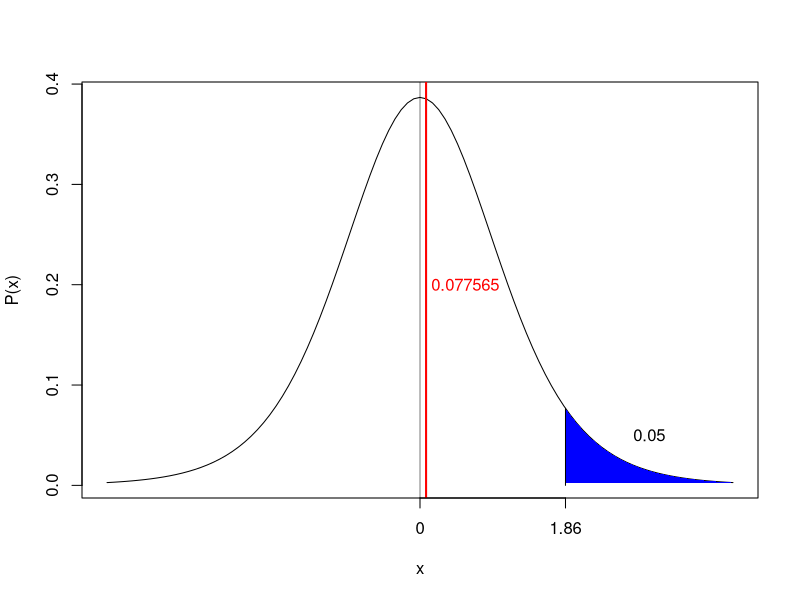
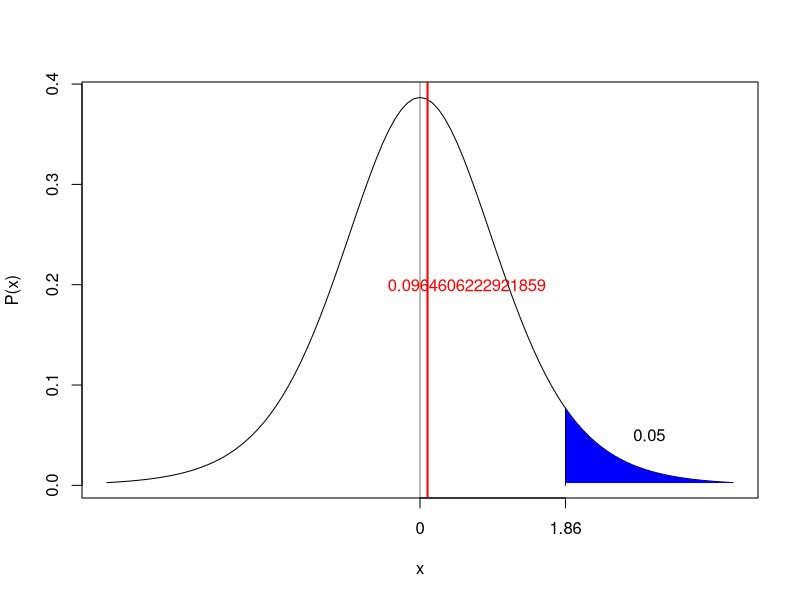

Here is the R script that generated these plots, in order:
## ---- chunk 1
knitr::opts_chunk$set(echo = TRUE)
## ---- chunk 2
df = data.frame(before=c(85,70,40,65,80,75,55,20,70), after=c(75,50,50,40,20,65,40,25,30))
df
## ---- chunk 3
t_crit <- qt(1-0.05, 8)
t_stat <- pt(0.666667, 8, lower.tail=FALSE)
t_crit
t_stat
## ---- chunk 4
#' Credit: Volodymyr Orlov
#' modified by MSDS SMU
#' https://github.com/VolodymyrOrlov/MSDS6371/blob/master/shade.r
#' Draws a t-distribution curve and shades rejection regions
#' 
#' @param df degrees of freedom.
#' @param alpha significance level
#' @param h0 null hypothesis value
#' @param sides one of: both, left, right
#' @param t_calc calculated test statistics
#' @examples
#' shade(49, 0.05, 0, t_calc=1.1)
#' shade(91, 0.05, 0, t_calc=NULL, sides = 'right')
#' shade(7, 0.05, 0, t_calc=1.5, sides = 'left')
#' shade(7, 0.05, 0, t_calc=1.5, sides = 'both')

shade <- function(df, alpha, h0 = 0, sides='both', t_calc=NULL) {
  e_alpha = alpha
  if(sides == 'both'){
    e_alpha = alpha / 2
  }
  cv = abs(qt(e_alpha, df))
  curve(dt(x, df), from = -4, to = 4, ylab='P(x)', xaxt='n') 
  abline(v = 0, col = "black", lwd = 0.5)
  labels = h0
  at = 0
  if(sides == 'both' | sides == 'left'){
    x <- seq(-4, -abs(cv), len = 100) 
    y <- dt(x, df)
    polygon(c(x, -abs(cv)), c(y, min(y)), col = "blue", border = NA)
    lines(c(-cv, -cv), c(0, dt(-cv, df)), col = "black", lwd = 1)
    text(-cv - (4 - cv) / 2, 0.05, e_alpha)
    labels = c(round(-cv, 3), labels)
    at = c(-cv, at)
  }
  if(sides == 'both' | sides == 'right'){
    x <- seq(abs(cv), 4, len = 100)
    y <- dt(x, df)
    polygon(c(abs(cv), x), c(min(y), y), col = "blue", border = NA)
    lines(c(cv, cv), c(0, dt(cv, df)), col = "black", lwd = 1)
    text(cv + (4 - cv) / 2, 0.05, e_alpha)
    labels = c(labels, round(cv, 3))
    at = c(at, cv)
  }
  if(is.numeric(t_calc)){
    abline(v = t_calc, col = "red", lwd = 2)
    text(t_calc + 0.5, 0.2, t_calc, col = "red")
  }
  axis(1, at=at, labels=labels)
}
#The above defines the function shade. To use it, you must call it. More examples are in the comments above.
shade(8, 0.05, sides="right", t_calc=0.077565)
## ---- chunk 5
t_crit <- qt(1-0.05, 8)
t_stat <- pt(1.42164, 8, lower.tail=FALSE)

shade(8, 0.05, sides="right", t_calc=t_stat)
wilcox.test(df$before, df$after, exact=FALSE, )
